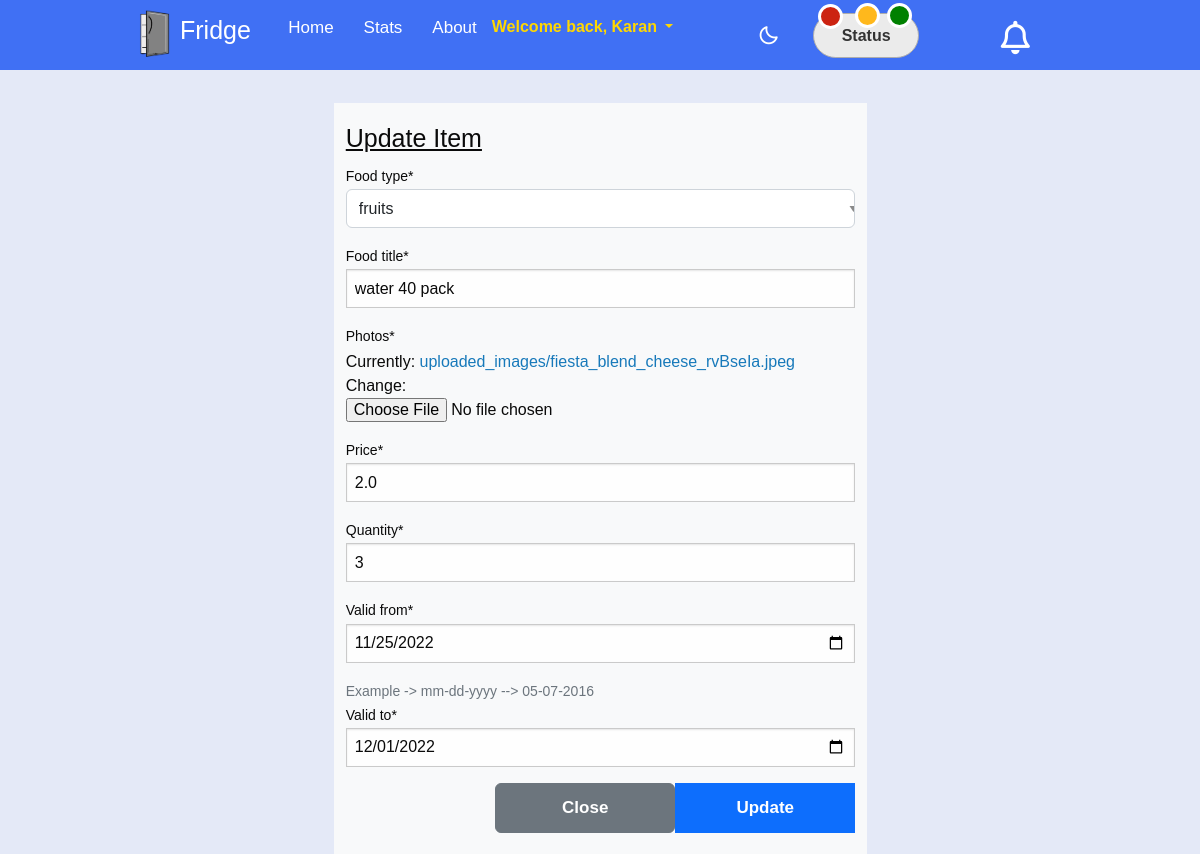
/edit/44 (signed in), run on the app's committed database.
### app1/models.py (models this page shows, shortened)
class Item(models.Model):
    STATUS_CHOICES1 = (
        ('dairy', 'dairy'),
        ('beverages', 'beverages'),
        ('frozen vegetables', 'frozen vegetables'),
        ('meat', 'meat'),
        ('fruits', 'fruits'),
    )
    STATUS = (
        ('Expired', 'Expired'),
        ('Warning', 'Warning'),
        ('Good', 'Good')
    )
    author = models.ForeignKey(Profile, on_delete=models.CASCADE)
    food_type = models.CharField(max_length=100, choices=STATUS_CHOICES1)
    food_title = models.CharField(max_length=120)
    photos = models.ImageField(upload_to='uploaded_images/')
    price = models.FloatField(default=0)
    quantity = models.PositiveIntegerField(null=False, default=0)
    valid_from = models.DateField(auto_now=False, auto_now_add=False)
    valid_to = models.DateField(auto_now=False, auto_now_add=False)
    timestamp = models.DateTimeField(auto_now_add=True)
    status = models.CharField(default='Good',max_length=100, choices=STATUS)
    delta = models.IntegerField(null=False, default=0)
    daystill = models.IntegerField(null=False, default=0)
    humanize_time = models.IntegerField(null=False, default=0)
    humanize_time1 = models.IntegerField(null=False, default=0)
    class Meta:
        verbose_name_plural = "Items"

### app1/views.py (the view)
# urls.py: path('edit/<int:pk>', item_update, name='item_update'),
@login_required
def item_update(request, pk):
    data = get_object_or_404(Item, pk=pk, author=request.user.id)
    form = ItemForm(instance=data)
    if request.method == "POST":
        form = ItemForm(request.POST, request.FILES, instance=data)
        if form.is_valid():
            form.save()
            messages.success(request, "Successfully updated item ...!!!")
            return redirect('item_list')
    context = {
        "form": form
    }
    return render(request, 'update_item.html', context)

### app1/forms.py
class ItemForm(forms.ModelForm):
    valid_to = forms.DateField(
        widget = forms.DateInput(
            attrs={
                'type': 'date',
                'class': 'form-control'},
            )
    )
    valid_from = forms.DateField(
        widget = forms.DateInput(
            attrs={
                'type': 'date',
                'class': 'form-control'},
            )
    )
    class Meta:
        model = Item
        fields = ('food_type', 'food_title', 'photos', 'price', 'quantity', 'valid_from', 'valid_to')
    def __init__(self, *args, **kwargs):
        super(ItemForm, self).__init__(*args, **kwargs)
        self.fields['valid_from'].help_text = "Example -> mm-dd-yyyy --> 05-07-2016"

### templates/update_item.html (shortened to what this page needs)
{% extends 'base.html' %}
{% load crispy_forms_tags %}
{% block content %}
    <div class="container mt-5">
        <div class="row justify-content-center ">
            <div class="col-md-6 col-sm-4 bg-light">
                <h4 class="mt-3"><u>Update Item</u></h4>
                <form action="" method="post" enctype="multipart/form-data">
                    {{ form|crispy }}
                    <div class="modal-footer mt-2 mb-3 ">
                        <a href="/"><button type="button_update" class="btn btn-secondary" data-bs-dismiss="modal">Close
                        </button></a>
                        <button type="submit" class="btn btn-primary ">Update</button>
                    </div>
                </form>
            </div>
        </div>
    </div>
{% endblock %}

### templates/navigation.html (shortened to what this page needs)
{% load static %}
<link rel="stylesheet" href="{% static '/css/new.css' %}">
<link rel="stylesheet" href="{% static '/css/nav.css' %}">
<link href='https://unpkg.com/boxicons@2.1.1/css/boxicons.min.css' rel='stylesheet'>
<body>
      <a class="btn btn-primary" data-bs-toggle="modal" href="#exampleModalToggle3" role="button">Good Items</a>
    <nav>
        <div class="nav-bar">
            <span class="logo navLogo"><img src="{% static 'images/Fridge_logo.png' %}" alt="Fridge Logo" width="50" height="60"><a href="/">Fridge</a></span>
            <div class="menu">
                {% if user.is_authenticated %}
                <ul class="nav-links">
                    <li><a href="{% url 'item_list' %}">Home</a></li>
                    <li><a href="{% url 'chart' %}">Stats</a></li>
                    <li><a href="{% url 'about' %}">About</a></li>
                    <div class="btn-group">
                        <button type="button" class="btn-btn navbtn dropdown-toggle" style="color: gold; font-weight: bold;" data-bs-toggle="dropdown"
                                aria-expanded="false">Welcome back, {{ user.username|capfirst }}
                        </button>
                    </div>
                </ul>
                <div class="darkLight-searchBox">
                    <div class="dark-light">
                        <i class='bx bx-moon moon'></i>
                    </div>
            </div>
            <button class="center notification icon notification1 icon btn btn-default" data-bs-toggle="modal" data-bs-target="#exampleModalToggle" style="width:15%;"> Status
                <span class="notification-number ">{{counterexpired}}</span>
            </button>
            <a class="center notification1 icon1">
                <span class="notification1-number1">{{counterwarning}}</span>
            </a>
            <a class="center notification2 icon2">
                <span class="notification2-number2">{{countergood}}</span>
            </a>
                </div>
                    {% if totalcount > 9 %}
                    <div class = "notificationbtn" data-bs-toggle="modal" data-bs-target="#exampleModalnotify" data-count={{totalcount}}>
                    <div class = "number">9<span style="padding-top: 6px;">&#43;</span></div>
                      <i class="fa-regular fa-bell"></i>
                    <div class = "box">
                    <div class = "display">
                    <div class = "nothing">
                    <i class="fas fa-child stick"></i>
                    <div class = "cent">Looks Like your all caught up!</div>
                    </div>
                    {% else %}
                    <div class = "notificationbtn" data-bs-toggle="modal" data-bs-target="#exampleModalnotify" data-count={{totalcount}}>
                        <i class="fa-regular fa-bell"></i>
                      {% endif %}
        </div>
        {% else %}
    <a href="{% url 'login' %}" class="btn btn-success" style="margin-right: 12px;">Login</a>
    <a href="{% url 'signup' %}" class="btn btn-warning ">Sign-up</a>
    {% endif %}
    </nav>
</body>

### static/css/style.css (style rules this page uses)
body { background-image: url('../images/Kitchen6.jpg'); background-position: center; background-size: cover; background-color: white; background-repeat: no-repeat; }
.icon { padding: 10px; min-width: 40px; }
.btn-group { padding-right: 90px; }
.btn-group { height: 70px; }

### static/css/nav.css (style rules this page uses)
* { margin: 0; padding: 0; box-sizing: border-box; font-family: 'Poppins', sans-serif; transition: all 0.4s ease; ; }
:root { --body-color: #E4E9F7; --nav-color: #4070F4; --side-nav: #010718; --text-color: #FFF; --search-bar: #F2F2F2; --search-text: #010718; }
body { height: 100vh; background-color: var(--body-color); background-image: url('../images/Kitchen6.jpg'); }
nav { position: fixed; top: 0; left: 0; height: 70px; width: 100%; background-color: var(--nav-color); z-index: 100; }
nav .nav-bar { position: relative; height: 100%; max-width: 1000px; width: 100%; background-color: var(--nav-color); margin: 0 auto; padding: 0 30px; display: flex; align-items: center; justify-content: space-between; }
nav .nav-bar .logo a { font-size: 25px; font-weight: 500; color: var(--text-color); text-decoration: none; }
.nav-bar .nav-links { display: flex; align-items: center; }
.nav-bar .nav-links li { margin: 0 5px; list-style: none; }
.nav-links li a { position: relative; font-size: 17px; font-weight: 400; color: var(--text-color); text-decoration: none; padding: 10px; }
.nav-links li a::before { content: ''; position: absolute; left: 50%; bottom: 0; transform: translateX(-50%); height: 6px; width: 6px; border-radius: 50%; background-color: var(--text-color); opacity: 0; transition: all 0.3s ease; }
.nav-bar .darkLight-searchBox { display: flex; align-items: center; }
.darkLight-searchBox .dark-light, .darkLight-searchBox .searchToggle { height: 40px; width: 40px; display: flex; align-items: center; justify-content: center; margin: 0 5px; padding-right: 185px; }
.dark-light i, .searchToggle i { position: absolute; color: var(--text-color); font-size: 22px; cursor: pointer; transition: all 0.3s ease; }
.container { padding-bottom: 23px; height: 20px; padding-left: 49px; padding-right: 48px; margin-bottom: -20px; }
* { padding: 0; margin: 0; font-family: 'IBM Plex Sans', sans-serif; }
.btn { width: 180px; position: relative; height: 50px; margin-bottom: 5px; font-size: 17px; display: inline-block; font-weight: bold; }
* { box-sizing: border-box; }
.notification.icon { position: absolute; text-align: center; font-size: 1em; color: #FFF; color: #333; background-color: #ebebeb; border: 1px solid #adadad; border-radius: 45px; height: 20px; width: 90px; padding-bottom: 33px; margin-left: 560px; margin-top: 21px; }
.notification1.icon1 { position: absolute; text-align: center; font-size: 1em; color: #333; border-radius: 45px; height: 32px; width: 90px; padding-bottom: 33px; margin-left: 657px; margin-top: 26px; }
.notification2.icon2 { position: absolute; text-align: center; font-size: 1em; border-radius: 45px; height: 32px; width: 90px; padding-bottom: 33px; margin-left: 759px; margin-top: 26px; }
.notification.icon .notification-number { position: absolute; right: 75px; top: -10px; z-index: 1; background: #cc2311; border: 3px solid #FFF; border-radius: 50%; padding-top: 5px; height: 25px; width: 25px; font-family: sans-serif; text-align: center; font-size: 15px; font-weight: 700; line-height: 10px; color: #FFF; -webkit-animation: bounce 1s infinite; }
.notification1.icon1 .notification1-number1 { position: absolute; right: 120px; top: -15px; z-index: 1; background: #FFB81C; ; border: 3px solid #FFF; border-radius: 50%; padding-top: 5px; height: 25px; width: 25px; font-family: sans-serif; text-align: center; font-size: 15px; font-weight: 700; line-height: 10px; color: #FFF; }
.notification2.icon2 .notification2-number2 { position: absolute; right: 190px; top: -15px; z-index: 1; background: green; border: 3px solid #FFF; border-radius: 50%; padding-top: 5px; height: 25px; width: 25px; font-family: sans-serif; text-align: center; font-size: 15px; font-weight: 700; line-height: 10px; color: #FFF; }

### templates/navigation.html (style rules this page uses)
.notificationbtn { padding-top: 30px; position: relative; display: inline-block; font-family: 'Raleway', sans-serif; cursor:pointer; }
.fa-regular { font-size: 25pt; padding-bottom: 25px; margin-right: 40px; margin-left: 40px; color:white; }

### data on the page
Item: food_type "fruits", food_title "water 40 pack", price "2.0", quantity "3", valid_from "11/25/2022", valid_to "12/01/2022"

### other printed values
{{ user.username|capfirst }} "Karan"
